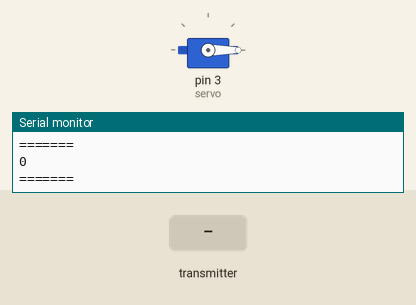
Recording of a sketch running on a simulated Arduino Uno, built with avr-gcc and run on an emulated ATmega328P. Parts: servo, the last lines printed to the serial monitor. The test bench sets the inputs (shaded band). No radio packets arrive unless stated.

Above: at 1.2 s.
1.3 s: the transmitter starts sending servoang = 45
At 1.9 s:
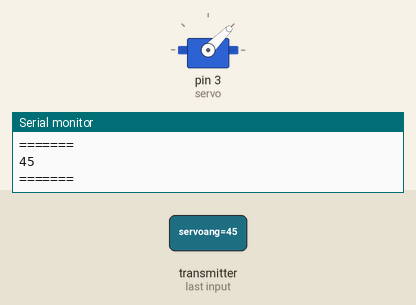
2.8 s: the transmitter starts sending servoang = 90
At 3.6 s:
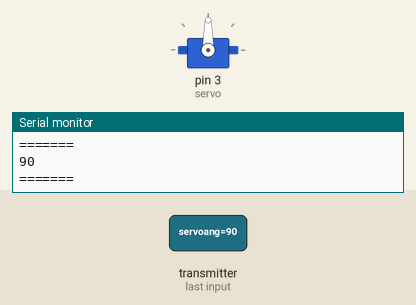
4.3 s: the transmitter starts sending servoang = 180
At 5.3 s:
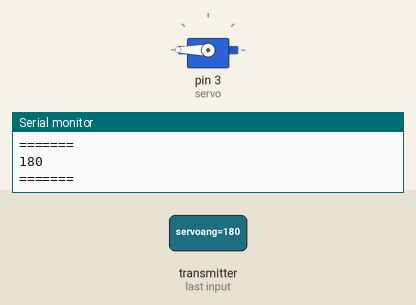
Timing chart, 0 to 7.3 s (numbered marks = the images above; inputs shaded):
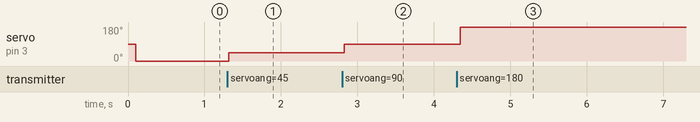

The sketch:

nrf_rec.ino
```cpp
#include <Servo.h>
#include <SPI.h>
#include <nRF24L01.h>
#include <RF24.h>
#include "printf.h"
#include <RF24_config.h>
int CE_PIN = 9, CSN_PIN = 10, servoang;
RF24 object(CE_PIN, CSN_PIN);
uint64_t address = 0x4321ABCDE1LL;
Servo servo;
long timer = 0;

void setup() {
  Serial.begin(9600); object.begin();
  servo.attach(3);//connect servo sig to ~3
  printf_begin();
  object.setPALevel(RF24_PA_MAX);
  object.setChannel(121);
  object.setDataRate(RF24_250KBPS);
  object.openReadingPipe(0, address);
  object.startListening();
  object.printDetails();
}

void loop()
{
  if (millis() - timer > 100)
  {
    if (object.available())
    {
      object.read(&servoang, sizeof(servoang));
    }
    servo.write(servoang);
    Serial.println(servoang);
    Serial.println("=======\n");
    timer = millis();
  }
}
```

Measured:
- after the input at 1.3 s, servo on pin 3 (servo): 0° → 45° at once
- after the input at 2.8 s, servo on pin 3 (servo): 45° → 90° at once
- after the input at 4.3 s, servo on pin 3 (servo): 90° → 180° after 0.05 s
